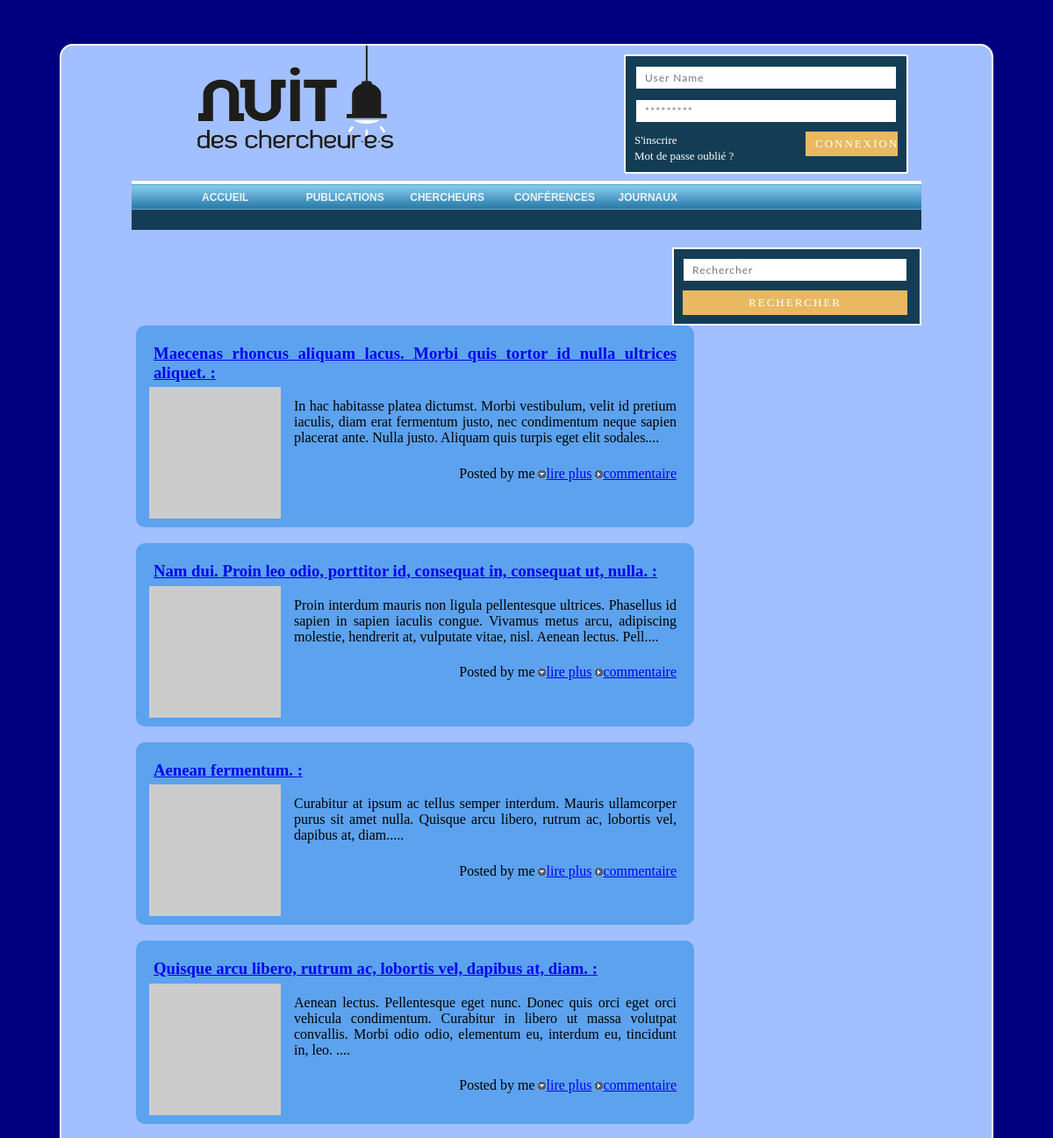
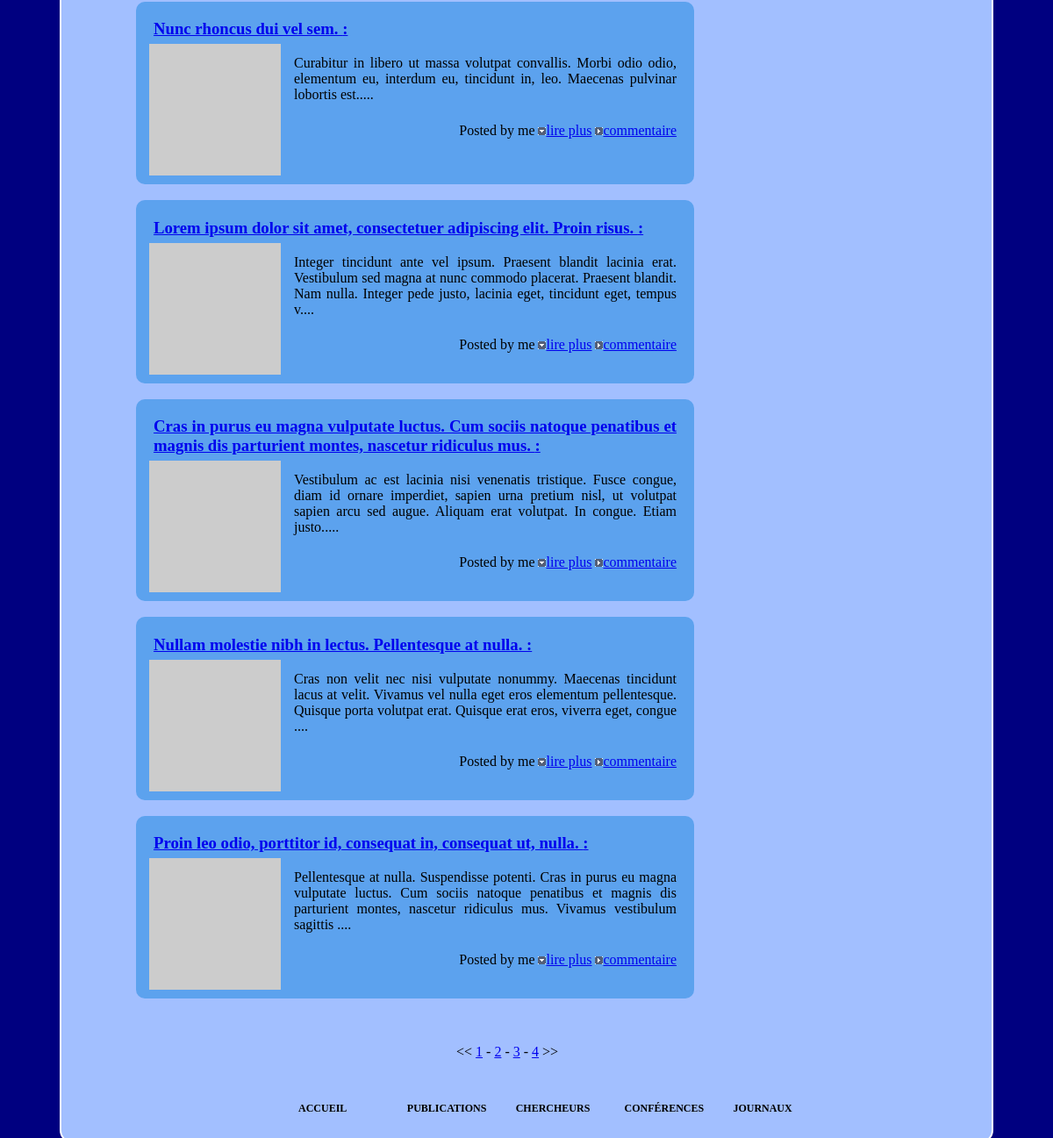
Screenshot of /index.php?page=News&i=2 with the database file from the repository (2 pictures, top to bottom).
### tables this page shows
CREATE TABLE IF NOT EXISTS `template` (
  `id` int(8) NOT NULL AUTO_INCREMENT,
  `logo` varchar(255) DEFAULT NULL,
  `couleurAccueil` varchar(15) DEFAULT NULL,
  `couleurPublication` varchar(15) DEFAULT NULL,
  `couleurChercheur` varchar(15) DEFAULT NULL,
  `couleurConference` varchar(15) DEFAULT NULL,
  `couleurJourneaux` varchar(15) DEFAULT NULL,
  `couleurMenu` varchar(15) DEFAULT NULL,
  `couleurNews` varchar(15) DEFAULT NULL,
  PRIMARY KEY (`id`)
);

CREATE TABLE IF NOT EXISTS `news` (
  `id` int(11) NOT NULL AUTO_INCREMENT,
  `titre` varchar(200) NOT NULL,
  `content` text NOT NULL,
  `imageUrl` varchar(255) NOT NULL,
  `url` varchar(255) DEFAULT NULL,
  PRIMARY KEY (`id`)
);

### Controller/News.php (called while the page is built, shortened)
<?php
include(dirname(__FILE__) . '/../View/News.php');
include(dirname(__FILE__) . '/../Model/News.php');
$connect = new db();
$bdd = $connect->connectDB();
$newsModel = new NewsMDL($bdd);
$newsView = new NewsVIEW($newsModel);
$newsView->SignUp();
$newsView->search();
$newsView->news();
?>

### Model/News.php (the view, shortened to what this page needs)
<?php
class NewsMDL
{
    private $db;
    public function __construct($db)
    {
        $this->db = $db;
    }
    public function getNews($j)
    {
        $query_news = "SELECT t.* FROM news t WHERE (id >= 10*$j) AND (id < 10*($j+1)) ";
        $result_news = $this->db->query($query_news);
        $result_news->setFetchMode(PDO::FETCH_ASSOC);
        $str = "";
        while ($result = $result_news->fetch()) {
            if ($result['imageUrl']) {
                $img = $result['imageUrl'];
            } else
                $img = "assets/image/img.jpg";
            $tmp = "<div class=\"the-new\">
                    <h3><a href=\"index.php?page=NewsDetail&id=" . $result['id'] . "\">" . utf8_encode($result['titre']) . " :</a></h3>
                    <div class=\"img\">
                    <img src=\"" . $img . "\" alt=\"\"   width=\"150px\" height=\"150px\" />
                    </div>
                    <p>" . utf8_encode(substr($result['content'], 0, 200)) . "....</p>
                    <p class=\"date\">
                        Posted by me <img src=\"assets/image/more.gif\" alt=\"\" /><a href=\"index.php?page=NewsDetail&id=" . $result['id'] . " \">lire plus</a>
                        <img src=\"assets/image/comment.gif\" alt=\"\" /><a href=\"index.php?page=NewsDetail&id=" . $result['id'] . " \">commentaire</a>
                    </p>
                </div>
                <br />";
            $str = $str . "" . $tmp;
        }
        echo "<br><div class=\"all-news\">" . $str . "</div><br>";
    }
}

### View/header.php (shortened to what this page needs)
<!DOCTYPE html>
<html xmlns="http://www.w3.org/1999/html">
<head>
    <link rel="stylesheet" href="assets/css/menuHorizStyle.css" type="text/css"/>
    <link rel="stylesheet" href="assets/css/AccueilStyle.css" media="all" type="text/css"/>
    <link rel="stylesheet" href="assets/css/footerStyle.css" type="text/css"/>
    <link rel="stylesheet" href="assets/css/slidesShowStyle.css" type="text/css"/>
    <link rel="stylesheet" href="assets/css/btnSearch.css" type="text/css"/>
    <link rel="stylesheet" href="assets/css/NewsDetails.css" type="text/css"/>
    <link rel="stylesheet" href="assets/css/News.css" type="text/css"/>
    <link rel="stylesheet" href="assets/css/EventStyle.css" type="text/css"/>
    <link rel="stylesheet" href="assets/css/signeUpStyle.css" type="text/css"/>
    <link rel="stylesheet" href="assets/css/Chercheurs.css" type="text/css"/>
    <link rel="stylesheet" href="assets/css/publication.css" type="text/css"/>
    <link rel="stylesheet" href="assets/css/Journaux.css" type="text/css"/>
    <link rel="stylesheet" href="assets/css/Conferences.css" type="text/css"/>
    <link rel="stylesheet" href="assets/css/commentaire.css" type="text/css"/>
    <link rel="stylesheet" href="assets/css/Issue.css" type="text/css"/>
    <?php
    $connect = new db();
    $bdd = $connect->connectDB();
    $req = $bdd->prepare("SELECT * from template");
    $req->execute();
    $res = $req->fetch();
    ?>
</head>
<body>
<div class="container">
    <nav>
        <?php
        if (isset($_SESSION['userORadmin']) && $_SESSION['userORadmin'] == 0) {
            $logo = (isset($_SESSION['bloquer']) && $_SESSION['bloquer']) ? "#" : "index.php?page=Accueil";
        } elseif (isset($_SESSION['userORadmin']) && $_SESSION['userORadmin'] == 1) {
            $logo = "index.php?page=Admin";
        } else
            $logo = "index.php?page=Accueil";
        echo "<a href=\"$logo\" ><img id=\"logo\" src=\"" . $res['logo'] . "\" width=\"30%\" height=\"150\"></a>";
        ?>
        <?php
        if (isset($_SESSION['nom'])) {
            echo "<div class=\"authentification\"  id=\"login\" >
                                <a id=\"logout-btn\" href=\"Model/Inscription.php?log=out\" value=\"Déconnexion\">Déconnexion</a>
                                <a id=\"profil-btn\" href=\"index.php?page=Profil\" value=\"Profil\">Profil</a>
                      </div>";
        } else {
            echo "<div class=\"authentification\">
                          <form action=\"Model/Inscription.php\" id=\"login\" method=\"post\">
                              <input id=\"UserName\" type=\"text\" placeholder=\"User Name\"  name=\"username\" />
                              <input id=\"Password\" type=\"password\" placeholder=\"*********\" name='password' />
                              <input id=\"login-btn\" type=\"submit\" value=\"Connexion\" />
                              <div class=\"inscrption\">
                                  <a href=\"#\" id=\"show_login\" class=\"inscripLink\"><span>S'inscrire</span></a><br>
                                  <a href=\"#\" id=\"show_pwdRecover\" class=\"inscripLink\"><span>Mot de passe oublié ? </span></a>
                              </div>
                          </form>
                      </div>";
        }
        ?>
        <div id="dolphincontainer">
            <div id="dolphinnav">
                <?php
                if (isset($_GET['page']) AND
                    ($_GET['page'] == "Admin" OR
                        $_GET['page'] == "Template" OR
                        $_GET['page'] == "Contenu" OR
                        $_GET['page'] == "User" OR
                        $_GET['page'] == "Commentaire" OR
                        $_GET['page'] == "EditerContenu" OR
                        $_GET['page'] == "EditerContenuConference" OR
                        $_GET['page'] == "EditerContenuEvent" OR
                        $_GET['page'] == "EditerContenuJournal" OR
                        $_GET['page'] == "EditerContenuPublication")
                ) {
                    echo "
                            <ul>
<li><a href=\"index.php?Admin\" id=Admin\"><span>Accueil</span></a></li>
                                <li><a href=\"index.php?page=Template\" id=\"template\"><span>Gestion Template</span></a></li>
                                <li><a href=\"index.php?page=Contenu\" id=\"contenu\"><span>Gestion De Contenu</span></a></li>
                                <li><a href=\"index.php?page=User\" id=\"utilisateur\"><span>Gestion Utilisateur</span></a></li>
                                <li><a href=\"index.php?page=Commentaire\" id=\"commentaire\"><span>Gestion Commentaire</span></a></li>
                            </ul>
                        ";
                } else {
                    $accueil = (isset($_SESSION['bloquer']) && $_SESSION['bloquer']) ? "#" : "index.php?page=Accueil";
                    $publications = (isset($_SESSION['bloquer']) && $_SESSION['bloquer']) ? "#" : "index.php?page=Publications";
                    $chercheurs = (isset($_SESSION['bloquer']) && $_SESSION['bloquer']) ? "#" : "index.php?page=Chercheurs";
                    $conferences = (isset($_SESSION['bloquer']) && $_SESSION['bloquer']) ? "#" : "index.php?page=Conferences";
                    $journaux = (isset($_SESSION['bloquer']) && $_SESSION['bloquer']) ? "#" : "index.php?page=Journaux";
                    echo "
                            <ul>
                                <li style='width: 10%'><a href=\"$accueil\" id=\"accueil\"><span>Accueil</span></a></li>
                                <li style='width: 10%'><a href=\"$publications\" id=\"pub\"><span>Publications</span></a></li>
                                <li style='width: 10%'><a href=\"$chercheurs\" id=\"chercheuur\"><span>Chercheurs</span></a></li>
                                <li style='width: 10%'><a href=\"$conferences\" id=\"conf\"><span>Conférences</span></a></li>
                                <li style='width: 10%'><a href=\"$journaux\" id=\"Journaux\"><span>Journaux</span></a></li>
                            </ul>
                        ";
                }
                ?>
            </div>
        </div>
    </nav>

### assets/css/menuHorizStyle.css (style rules this page uses)
#dolphincontainer { position: relative; height: 56px; color: #E0E0E0; background: #143D55; width: 100%; font-family: Helvetica, Arial, Verdana, sans-serif; }
#dolphinnav { position: relative; height: 33px; font-size: 12px; text-transform: uppercase; font-weight: bold; background: #fff url('../image/dolphin_bg.gif') repeat-x bottom left; padding: 0 0 0 20px; }
#dolphinnav ul { margin: 0; padding: 0; list-style-type: none; width: auto; float: left; }
#dolphinnav ul li { display: block; float: left; margin-left: 40px; }
#dolphinnav ul li a { display: block; float: left; color: #EAF3F8; text-decoration: none; padding: 0 0 0 20px; height: 33px; }
#dolphinnav ul li a span { padding: 12px 20px 0 0; height: 21px; float: left; }
#logo { margin-left: 50px; margin-right: 50px; }

### assets/css/AccueilStyle.css (style rules this page uses)
body { background-color: navy; }
nav, footer { margin-right: 80px; margin-left: 80px; }
.container { overflow: auto; border: 2px solid white; border-radius: 15px; background-color: #a2bfff; margin: 50px 60px 20px; padding-bottom: 20px; }
.img { float: left; margin-top: -13px; width: 150px; height: 150px; padding-left: 15px; }
.date { color: black; text-align: right; margin: 4px 0 5px 0; padding: 0.4em 0 0 0; border: 1px none black; }
.authentification { width: 300px; background-color: #143D55; border: 2px solid white; border-radius: 3px; padding: 10px 10px 10px 10px; position: relative; float: right; margin-top: 10px; margin-right: 15px; }
#login #UserName, #login #Password { background-color: #ffffff; border: 2px solid #143D55; padding-top: 5px; padding-right: 10px; padding-left: 10px; padding-bottom: 5px; width: 100%; box-sizing: border-box; font-family: Lato; font-size: 12px; font-weight: normal; letter-spacing: 1px; margin-bottom: 9px; }
#login #login-btn { background-color: #E8B960; border-style: solid; border-width: 1px; border-color: #E8B960; padding: 5px 10px 5px 10px; width: 35%; box-sizing: border-box; font-family: PT sans; font-size: 13px; font-weight: normal; letter-spacing: 2px; text-transform: uppercase; color: #ffffff; float: right; }
.inscripLink { text-decoration: none; font-size: 13px; font-weight: normal; color: #ffffff; }

### assets/css/News.css (style rules this page uses)
.all-news { width: 60%; margin-left: 80px; text-align: justify; }
.the-new { background-color: rgba(75, 155, 234, 0.8); width: 100%; height: auto; border-radius: 10px; padding-top: 2px; padding-bottom: 10px; margin-right: 5px; margin-left: 5px; overflow: auto; }
.the-new h3 { padding-left: 20px; padding-right: 20px; }
.the-new p { padding-left: 180px; padding-right: 20px; }

### rows the page displays
template: logo (picture)
news: titre "Maecenas rhoncus aliquam lacus. Morbi quis tortor id nulla ultrices aliquet.", content "In hac habitasse platea dictumst. Morbi vestibulum, velit id pretium iaculis, diam erat fermentum justo, nec condimentum neque sapien placerat ante. Nulla justo. Aliquam quis turpis eget elit sodales"
news: titre "Nam dui. Proin leo odio, porttitor id, consequat in, consequat ut, nulla.", content "Proin interdum mauris non ligula pellentesque ultrices. Phasellus id sapien in sapien iaculis congue. Vivamus metus arcu, adipiscing molestie, hendrerit at, vulputate vitae, nisl. Aenean lectus. Pell"
news: titre "Aenean fermentum.", content "Curabitur at ipsum ac tellus semper interdum. Mauris ullamcorper purus sit amet nulla. Quisque arcu libero, rutrum ac, lobortis vel, dapibus at, diam."
news: titre "Quisque arcu libero, rutrum ac, lobortis vel, dapibus at, diam.", content "Aenean lectus. Pellentesque eget nunc. Donec quis orci eget orci vehicula condimentum. Curabitur in libero ut massa volutpat convallis. Morbi odio odio, elementum eu, interdum eu, tincidunt in, leo."
news: titre "Nunc rhoncus dui vel sem.", content "Curabitur in libero ut massa volutpat convallis. Morbi odio odio, elementum eu, interdum eu, tincidunt in, leo. Maecenas pulvinar lobortis est."
news: titre "Lorem ipsum dolor sit amet, consectetuer adipiscing elit. Proin risus.", content "Integer tincidunt ante vel ipsum. Praesent blandit lacinia erat. Vestibulum sed magna at nunc commodo placerat. Praesent blandit. Nam nulla. Integer pede justo, lacinia eget, tincidunt eget, tempus v"
news: titre "Cras in purus eu magna vulputate luctus. Cum sociis natoque penatibus et magnis dis parturient montes, nascetur ridiculus mus.", content "Vestibulum ac est lacinia nisi venenatis tristique. Fusce congue, diam id ornare imperdiet, sapien urna pretium nisl, ut volutpat sapien arcu sed augue. Aliquam erat volutpat. In congue. Etiam justo."
news: titre "Nullam molestie nibh in lectus. Pellentesque at nulla.", content "Cras non velit nec nisi vulputate nonummy. Maecenas tincidunt lacus at velit. Vivamus vel nulla eget eros elementum pellentesque. Quisque porta volutpat erat. Quisque erat eros, viverra eget, congue"
news: titre "Proin leo odio, porttitor id, consequat in, consequat ut, nulla.", content "Pellentesque at nulla. Suspendisse potenti. Cras in purus eu magna vulputate luctus. Cum sociis natoque penatibus et magnis dis parturient montes, nascetur ridiculus mus. Vivamus vestibulum sagittis"

### other values shown
$str "<< - - -"
